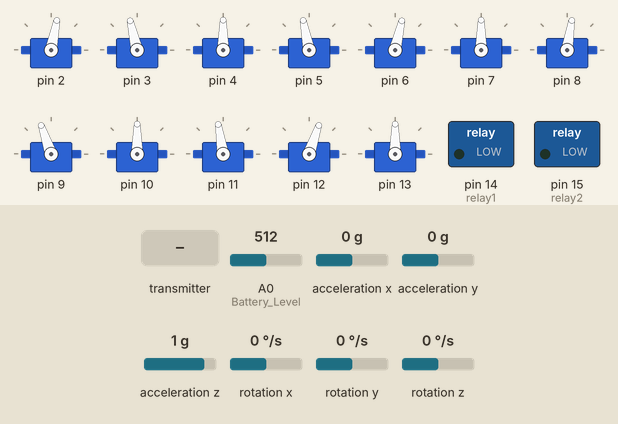
Bench run of a sketch on a simulated Arduino Mega 2560, built with avr-gcc and run on an emulated ATmega2560. Shown: 12 × servo, switched loads named in the sketch (green lamp = pin HIGH). The test bench sets the inputs (shaded band); at power-on: A0 (Battery_Level) = 512, acceleration x 0 g, acceleration y 0 g, acceleration z 1 g, rotation x 0 °/s, rotation y 0 °/s, rotation z 0 °/s. No radio packets arrive unless stated.

Above: at 1.4 s.
1.5 s: the transmitter starts sending data.0 = 0
At 1.68 s:
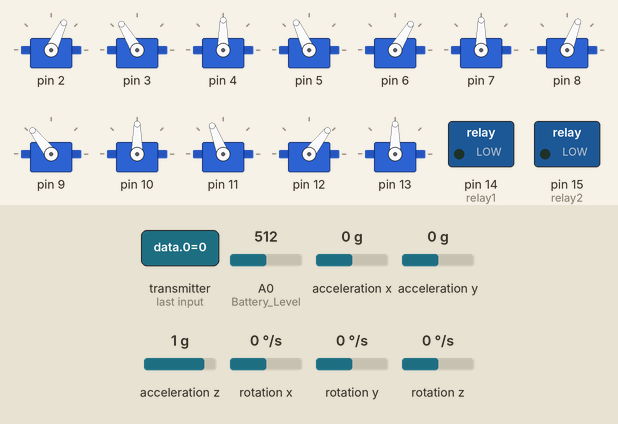
At 2.6 s:
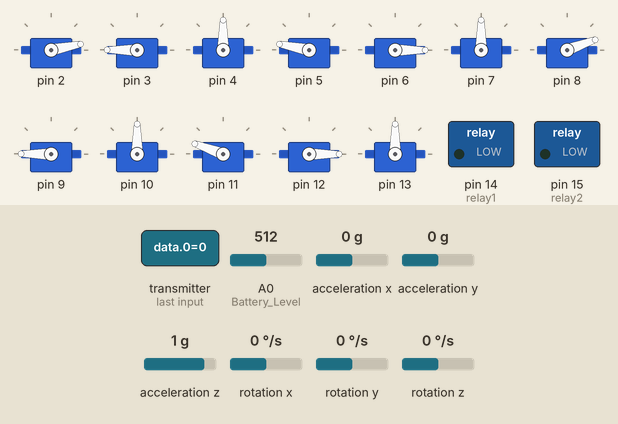
3.7 s: the transmitter starts sending data.2 = 25
At 3.97 s:
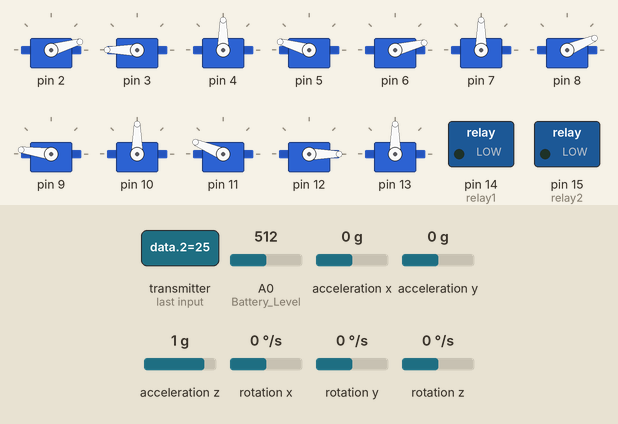
6.7 s: the transmitter starts sending data.3 = 25
At 7.97 s:
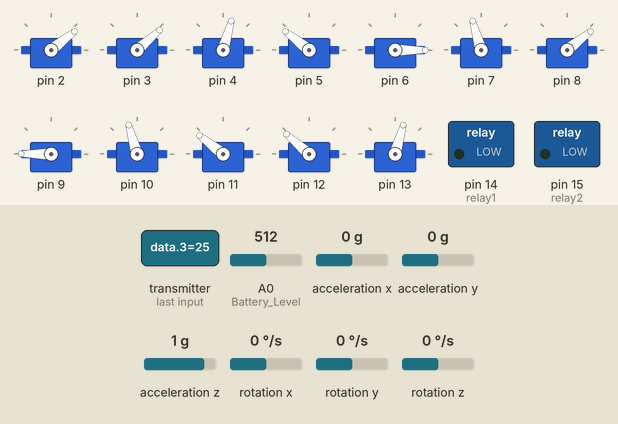
9.7 s: the transmitter starts sending data.4 = 25
12.7 s: the transmitter starts sending data.1 = 25
15.7 s: the transmitter starts sending data.5 = 25
Timing chart, 0 to 21.7 s (numbered marks = the images above; inputs shaded):
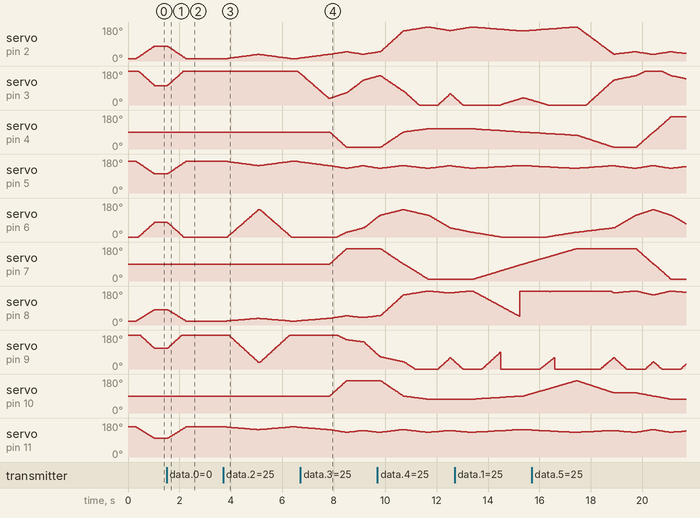

The sketch:

OK1.ino
```cpp
#include<Servo.h>
#include<MPU6050.h> // SLC and SDA pins connect to respected pin in Arduino
#include<Wire.h>
#include <PID_v1.h>
#include <SPI.h>
#include <nRF24L01.h>
#include <RF24.h>
#include "myServo_class.h" // to calculate the pre/curr/next position of servos
#include "Quadruped.h"

#define led1 22
#define led2 23
#define led3 24
#define led4 25
#define led5 26
#define led6 27

int controlBeforeRadio=0;  // Print received sensor values from Remote & imu

int delayForServos=7;

myServo s[12];
int* servoAngles; //to read servo anngles from Quadruped class we ned to use referance

MPU6050 mpu;

// Radio
RF24 radio(40,42); // CE, CSN
const byte addresses[][6] = {"00001", "00002"};
float data[8];

//lipo battety level
float vPower=4.5;   // lipododan arduinoya gelen volt benimki icin 5.3 olmali
float r1=2200;
float r2=220;

//valiables for IMU
int acceX,acceY,acceZ,gyroX,gyroY,gyroZ;
int previous_acceX=0;
int previous_acceY=0;

unsigned long previousTime=0;
unsigned long currentTime=0;
unsigned long previousWalkTime=0;
unsigned long previousSafetyTime=0; // for radio singal control
unsigned long loopBegin,loopEnd;
// received sensor values from Remote
float servoPower=0;
float high=3;
float x_axis=0;
float y_axis=0;
float yaw=0;        // it gives angle to rotate
float pitch=0;      // it gives cm
float roll=0;       // it gives cm
float elevation=15;


#define relay1 14
#define relay2 15

Quadruped Quad(11.5,12);

void setup() {
  Serial.begin(9600);

  //setup radio
  radio.begin();
  delay(100);
  radio.openWritingPipe(addresses[0]); // 00001
  radio.openReadingPipe(1, addresses[1]); // 00002
  radio.setPALevel(RF24_PA_MIN);
  delay(50);

  //setup IMU
  Wire.begin();
  mpu.initialize();

  //setup pins
  pinMode(A0,INPUT); // Battery Level
  pinMode(relay1,OUTPUT);
  pinMode(relay2,OUTPUT);


  //initial values
  digitalWrite(relay1,LOW);
  digitalWrite(relay2,LOW);

  //LEDs are ON
  digitalWrite(led1,HIGH);
  digitalWrite(led2,HIGH);
  digitalWrite(led3,HIGH);
  digitalWrite(led4,HIGH);
  digitalWrite(led5,HIGH);
  digitalWrite(led6,HIGH);

  servoAngles=Quad.signalValues();
  for(int i=0;i<12;i++)
      {

        s[i].setPin(i+2);            //set pin number
        s[i].setOffset(servoAngles[i]);  // drive servo to offset position
        s[i].currentAngle=servoAngles[i];     // initialy currAng is set to offset
        s[i].setTargetAngle(servoAngles[i]);     // initialy currAng is set to offset
        //Serial.print("servo ");Serial.print(i+1);Serial.print("= ");Serial.println(s[i].targetAngle);
      }
   //execute(servoAngles);  // we can't execute because Relays are off...!
  delay(100);
}

void loop() {

  loopBegin=currentTime=millis();

  if(currentTime-previousTime>=10)
  {
    previousTime=currentTime;

    //Read Radio Data
    radio.startListening();
    if (radio.available())
    {
      radio.read(&data, sizeof(data));
      previousSafetyTime=currentTime;

      servoPower=data[0];
      high=data[1];
      x_axis=data[2];
      y_axis=data[3];
      roll=data[4];
      pitch=data[5];
      yaw=data[6];
      elevation=data[7];
    }
    delay(3);

    // check whether remote disconnected
    if(currentTime-previousSafetyTime>=3000)
    {
      Serial.println("*no remote data* ");
      previousSafetyTime=currentTime;
      // set everthing to offset value
    }

    //Read IMI values
    mpu.getAcceleration(&acceX,&acceY,&acceZ);
    mpu.getRotation(&gyroX,&gyroY,&gyroZ);

    acceX=map(acceX,-17000,17000,-90,90);
    if(abs(previous_acceX-acceX)>=15)
    {
      previous_acceX=acceX;
    }
    else
    {
      acceX=previous_acceX;
    }
    acceX=acceX/5;
    //if(acceX>=-1 && acceX<=1) acceX=0;


    acceY=map(acceY,-17000,17000,90,-90);
    if(acceY>=-3 && acceY<=3) acceY=0;

    // sent t battary level to remote
    radio.stopListening();
    float v=(analogRead(0)*vPower)/1024.0;
    float volt=v/(r2/(r1+r2));
    radio.write(&volt, sizeof(volt));
    delay(3);

    /*
     * code there
     */
    if(servoPower==1)
    {
     digitalWrite(relay1,HIGH);
     digitalWrite(relay2,HIGH);
    }
    else
    {
     digitalWrite(relay1,LOW);
     digitalWrite(relay2,LOW);
    }

    Quad.setVariables(x_axis,y_axis,roll,pitch,yaw,elevation,high,acceX,acceY);
    //Quad.displayVariables();
    servoAngles=Quad.signalValues();

    fireServoSignal(servoAngles);

    if(controlBeforeRadio==1) sensorDatas(); //print remote/ imu / sensors data

  }// end time-loop

  //delay(1000);

  loopEnd=millis();
  //Serial.print("Loop Time"); Serial.println(loopEnd-loopBegin);
}//end void loop
```

KinematicsEngine.cpp
```cpp
#include "KinematicsEngine.h"
#include <math.h>

Kinematics::Kinematics(){
	l1 = 10;
	l2 = 10;

	theta1 = 90;
	theta2 = -90;
	theta3 = 0;

	x = 10;
	y = 0;
	z = 10;

}


Kinematics::Kinematics(float length1, float length2){
  l1 = length1;
  l2 = length2;

  theta1 = 90;
  theta2 = -90;
  theta3 = 0;

  x = length2;
  y = 0;
  z = length1;
}

void Kinematics::setLegLength(float l1, float l2)
{
	this->l1=l1;
	this->l2=l2;
}

void Kinematics::setToPosition(float x, float y, float z){
  this->x=x;
  this->y=y;
  this->z=z;

  float r1 = sqrt(pow(z, 2) + pow(y, 2));
  float r2 = sqrt(pow(r1, 2) + pow(x, 2));

  if(x>=0 &&z>=0)    // 1st  quadrant
  {
    theta3 = radToDeg(atan(y/z));
    theta2 = 180-radToDeg(acos((pow(r2, 2) - pow(l1, 2) - pow(l2, 2))/(-2 * l1 * l2)));
    theta1 = radToDeg(atan(r1/x) ) + radToDeg(acos( ( pow(l2,2) - pow(l1,2) - pow(r2,2) ) / (-2*l1*r2)))   ;
  }
  if(x>=0 && z<0)   // 4th  quadrant
  {
    theta3 = radToDeg(atan(y/z));
    theta2 = 180-radToDeg(acos((pow(r2, 2) - pow(l1, 2) - pow(l2, 2))/(-2 * l1 * l2)));
    theta1 = radToDeg(atan(r1/x) ) - radToDeg(acos( ( pow(l2,2) - pow(l1,2) - pow(r2,2) ) / (-2*l1*r2)))   ;
  }
  if(x<0 && z<=0)   // 3th  quadrant
  {
    x = sqrt(pow(x, 2));
    z = sqrt(pow(z, 2));

    theta3 = radToDeg(atan(y/z));
    theta2 = 180-radToDeg(acos((pow(r2, 2) - pow(l1, 2) - pow(l2, 2))/(-2 * l1 * l2)));
    theta1 = -90-( radToDeg(atan(x/r1) ) - radToDeg(acos( ( pow(l2,2) - pow(l1,2) - pow(r2,2) ) / (-2*l1*r2))) )  ;
  }
  if(x<=0 && z>0)   // 2th  quadrant
  {
    x = sqrt(pow(x, 2));
    z = sqrt(pow(z, 2));

    theta3 = radToDeg(atan(y/z));
    theta2 = 180-radToDeg(acos((pow(r2, 2) - pow(l1, 2) - pow(l2, 2))/(-2 * l1 * l2)));
    theta1 = 90+( radToDeg(atan(x/r1) ) + radToDeg(acos( ( pow(l2,2) - pow(l1,2) - pow(r2,2) ) / (-2*l1*r2))) )  ;
  }
}

float Kinematics::radToDeg(float rad)
{
  double pi = 3.14159;
  return(rad * (180 / pi));
}
```

KinematicsEngine.h
```cpp
#ifndef KINEMATICS_ENGINE_H
#define KINEMATICS_ENGINE_H

class Kinematics{
  private:
    float l1, l2;
    float x;
    float y;
    float z;

  public:
    float theta1;
    float theta2;
    float theta3;
    Kinematics();
    void setLegLength(float l1, float l2);
    Kinematics(float length1, float length2);
    void setToPosition(float x, float y, float z);
    float radToDeg(float rad);
};

#endif
```

Leg.cpp
```cpp
#include "Leg.h"
#include "KinematicsEngine.h"

Leg::Leg(){
	k.setLegLength(12, 12); //it is dummy valuem, we set the lenght in the Quadruped constructor
	x=0;
	y=0;
	z=5;
}

Leg::Leg(float l1,float l2){
	k.setLegLength(l1, l2);
	x=0;
	y=0;
	z=5;
}

void Leg::setLegLength(float l1, float l2)
{
	this->l1=l1;
	this->l2=l2;
}


void Leg::runKinematics()
{
  k.setToPosition(x,y,z);

  sholderAngle=k.theta1;
  elbowAngle=k.theta2;
  hipAngle=k.theta3;
}


int Leg::getElbowAngle()  {
	return elbowAngle;
}

void Leg::setElbowAngle(int elbowAngle) {
	this->elbowAngle = elbowAngle;
}

int Leg::getHipAngle()  {
	return hipAngle;
}

void Leg::setHipAngle(int hipAngle) {
	this->hipAngle = hipAngle;
}

int Leg::getSholderAngle()  {
	return sholderAngle;
}

void Leg::setSholderAngle(int sholderAngle) {
	this->sholderAngle = sholderAngle;
}

float Leg::getX()  {
	return x;
}

void Leg::setX(float x) {
	this->x = x;
}

float Leg::getY()  {
	return y;
}

void Leg::setY(float y) {
	this->y = y;
}

float Leg::getZ()  {
	return z;
}

void Leg::setZ(float z) {
	this->z = z;
}
```

Leg.h
```cpp
#ifndef LEG_H
#define LEG_H
#include "KinematicsEngine.h"

class Leg{
private:
	Kinematics k;
	float l1,l2;
	int elbowAngle;
    int sholderAngle;
    int hipAngle;
    float x,y,z;  // these are the coordinates

public:

    Leg();
    Leg(float l1,float l2);

    void setLegLength(float l1, float l2);
    int getElbowAngle();
	void setElbowAngle(int elbowAngle);
	int getHipAngle();
	void setHipAngle(int hipAngle);
	int getSholderAngle();
	void setSholderAngle(int sholderAngle);
	float getX();
	void setX(float x);
	float getY();
	void setY(float y);
	float getZ();
	void setZ(float z);
	//void displayAngles();
	void runKinematics();
};

#endif
```

Quadruped.h
```cpp
#ifndef QUADRUPED_H
#define QUADRUPED_H

//#include "Arduino.h"
#include "Leg.h"

class Quadruped{

private:

    Leg leg1; //robot legs
    Leg leg2;
    Leg leg3;
    Leg leg4;

    /////////////////////////
    // remote controller data
    /////////////////////////
    float x,y; // remote controller datas
    float elevation;   // no use for now,but it is as z-axis
    float roll,pitch,yaw;  // remote controller datas
    float high;
    //int Speed;

    /////////////////////////
    //IMU datas
    /////////////////////////
    int CoG_x;   // center of gravity on x-axis
    int CoG_y;   // center of gravity on y-axis

    /////////////////////////
    //class variables
    /////////////////////////
    int x_axis_walk_cycle; //for walk cycle on x_axis
    int y_axis_walk_cycle; //for walk cycle on y_axis
    int  spin_walk_cycle; //for spining with yaw input
    float h; // height of legs from groung while walk cycle
    float x_axis_displacement;   // it is same as "x" above but it will update on every gait cycle , not on every loop
    float y_axis_displacement;
    float spin_displacement;
    double pi = 3.14159265359;
    float total_leg_length; // l1+l2
public:

    Quadruped(float l1,float l2);
    void setVariables(float x,float y,float roll,float pitch,float yaw,float elevation,float high,int acceX,int acceY);
    //void displayVariables();
    //void initialize();
    //float* runKinematics(float x_pos,float y_pos,float z_pos);
    void height();   // 1
    void pose();     //2
    void gait(); // It has 4 subfunctions forward,backward,leftward,rightward
    void forwardAndBackward(); void leftwardAndRightward(); void leftdAndRightSpin();
    void balance();
    void caution();
    void engine();    //pose + gait + transition => kinematics =>send servo angles to arduino
    int* signalValues();

    float toRad(float ang);
};

#endif
```

fireServoSignal.ino
```cpp
void fireServoSignal(int cycle[])
{
    int maxDiff=0;

    for(int i=0;i<12;i++)                // set the target angles
    {
      s[i].setTargetAngle(cycle[i]);
    }


    for(int i=0;i<12;i++)                             // find the time interval
    {
      if(s[i].absDiff>maxDiff)  maxDiff=s[i].absDiff;
    }
   // Serial.println(maxDiff);

  int angles[12];             // we store current angle in different variable
  for(int i=0;i<12;i++)
  {
    angles[i]=s[i].currentAngle;
  }

   for(int i=0;i<maxDiff;i++)   // write the servo values as sweep in maxDiff millisec * delay()
   {
    for(int j=0;j<12;j++)
    {
        if(s[j].diff<0) //if diff is -ve
        {
          angles[j]= s[j].currentAngle-( ( (i*s[j].absDiff)/maxDiff  )+1 );
        }

        if(s[j].diff>0)// if diff is +ve
        {
          angles[j]= s[j].currentAngle+( ( (i*s[j].absDiff)/maxDiff  ) +1 );
        }
        s[j].servoWrite( angles[j] );
        //  Serial.print("Servo ");Serial.print(j+1);Serial.print(" position=");Serial.println(angles[j]);
    }
    // Serial.println("////////////////////////////////////////////// ");
    delay(delayForServos);
   }

  for(int i=0;i<12;i++)
  {
    s[i].currentAngle=angles[i];
  }

 // delay(5000);
/*  for(int i=0;i<12;i++)
  {
    Serial.print("Servo ");Serial.print(i);Serial.print(" curr=");Serial.println(s[i].currAngle);
    Serial.print("Servo ");Serial.print(i);Serial.print(" Target=");Serial.println(s[i].targetAngle);
    Serial.print("Servo ");Serial.print(i);Serial.print(" diff=");Serial.println(s[i].diff);
  }
  delay(5000);
*/

}
```

myServo_class.h
```cpp
class myServo{
  public:
  Servo s;
  int currentAngle;
  int targetAngle;
  int startAngle;
  int offset;
  int diff;
  int absDiff;
  void setPin(int pin)
  {
    s.attach(pin);
  }
  void setOffset(int o)
  {
    offset=o;
    targetAngle=offset;
    currentAngle=offset;
    s.write(o);
  }
  void setTargetAngle(int p)
  {
    targetAngle=p;
    diff=targetAngle-currentAngle;
    absDiff=abs(diff);
  }
  void setCurrentAngle(int c)
  {
    currentAngle=c;
  }
  void setStartAngle(int s)
  {
    startAngle=s;
  }
  void servoWrite(int a)
  {
    s.write(a);
  }
};
```

sensorDatas.ino
```cpp
void sensorDatas()
{

  Serial.print("Power=");  Serial.print(servoPower);
  Serial.print(" High="); Serial.print(high);
  Serial.print(" x_axis="); Serial.print(x_axis);
  Serial.print(" y_axis="); Serial.print(y_axis);
  Serial.print(" yaw="); Serial.print(yaw);
  Serial.print(" pitch="); Serial.print(pitch);
  Serial.print(" roll="); Serial.print(roll);
  Serial.print(" elvt="); Serial.println(elevation);
  //Serial.print("IMU-X="); Serial.println(acceX);
  //Serial.print("IMU-Y="); Serial.println(acceY);
  //Serial.println("--------------------------------------------------");
}
```

Source omitted: Quadruped.cpp (14317 bytes)

Measured:
- after the input at 1.5 s, servo on pin 2: moves from 79° to 11° over 0.73 s, starting at once; servo on pin 3: moves from 103° to 180° over 0.63 s, starting at once
- after the input at 3.7 s, servo on pin 3: 180° → 169° after 2.9 s; servo on pin 6: rises from 0° to 145° in 1.2 s, then falls to 0° in 1.3 s; servo on pin 12: 0° → 5° after 3.0 s
- after the input at 6.7 s, servo on pin 4, servo on pin 13: moves from 90° to 9° over 0.65 s, starting after 1.1 s; servo on pin 7, servo on pin 10: moves from 90° to 171° over 0.65 s, starting after 1.1 s
